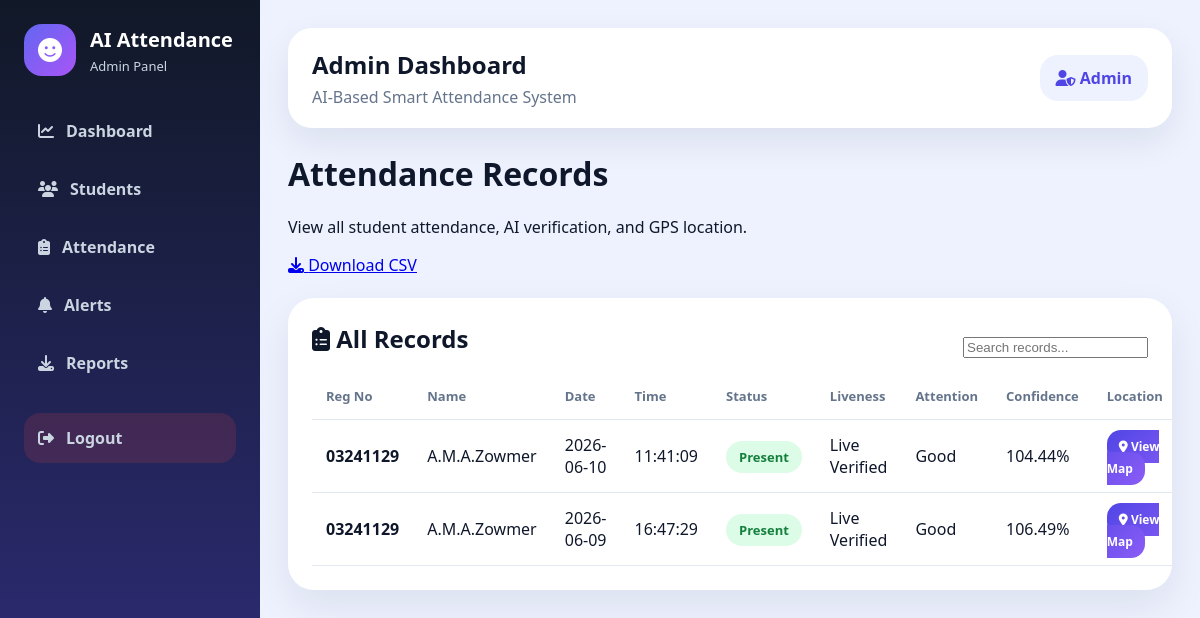
Page /admin/records (signed in) on the committed database.
### tables this page shows
CREATE TABLE attendance (
            id INTEGER PRIMARY KEY AUTOINCREMENT,
            reg_no TEXT NOT NULL,
            name TEXT NOT NULL,
            date TEXT NOT NULL,
            time TEXT NOT NULL,
            status TEXT NOT NULL,
            liveness TEXT,
            attention TEXT,
            confidence REAL,
            image_path TEXT
        , latitude TEXT, longitude TEXT);

### app.py (the view)
@app.route("/admin/records")
@login_required("admin")
def admin_records():
    conn = get_db()
    records = conn.execute(
        "SELECT * FROM attendance ORDER BY id DESC"
    ).fetchall()
    conn.close()
    return render_template("admin/records.html", records=records)

### app.py (called while the page is built)
def get_db():
    conn = sqlite3.connect(DB_PATH)
    conn.row_factory = sqlite3.Row
    return conn

def login_required(role=None):
    def decorator(fn):
        @wraps(fn)
        def wrapper(*args, **kwargs):
            if "user_id" not in session:
                return redirect(url_for("login"))
            if role and session.get("role") != role:
                return redirect(url_for("login"))
            return fn(*args, **kwargs)
        return wrapper
    return decorator

### templates/admin/records.html (shortened to what this page needs)
{% extends 'admin/base.html' %}
{% block content %}
<div class="page-head">
    <div>
        <h1>Attendance Records</h1>
        <p>View all student attendance, AI verification, and GPS location.</p>
    </div>
    <a class="page-badge" href="/download_csv">
        <i class="fa-solid fa-download"></i>
        Download CSV
    </a>
</div>
<section class="panel">
    <div class="panel-header">
        <h2><i class="fa-solid fa-clipboard-list"></i> All Records</h2>
        <input
            class="table-search"
            type="text"
            placeholder="Search records..."
            onkeyup="searchTable(this)">
    </div>
    <table id="recordsTable">
        <thead>
            <tr>
                <th>Reg No</th>
                <th>Name</th>
                <th>Date</th>
                <th>Time</th>
                <th>Status</th>
                <th>Liveness</th>
                <th>Attention</th>
                <th>Confidence</th>
                <th>Location</th>
            </tr>
        </thead>
        <tbody>
            {% for r in records %}
            <tr>
                <td><b>{{ r.reg_no }}</b></td>
                <td>{{ r.name }}</td>
                <td>{{ r.date }}</td>
                <td>{{ r.time }}</td>
                <td><span class="badge-success">{{ r.status }}</span></td>
                <td>{{ r.liveness }}</td>
                <td>{{ r.attention }}</td>
                <td>{{ r.confidence }}%</td>
                <td>
                    {% if r.latitude and r.longitude %}
                    <a class="btn small" href="https://www.google.com/maps?q={{ r.latitude }},{{ r.longitude }}" target="_blank">
                        <i class="fa-solid fa-location-dot"></i> View Map
                    </a>
                    {% else %}
                    <span class="no-location">No Location</span>
                    {% endif %}
                </td>
            </tr>
            {% else %}
            <tr>
                <td colspan="9">No attendance records found.</td>
            </tr>
            {% endfor %}
        </tbody>
    </table>
</section>
{% endblock %}

### static/css/admin.css (style rules this page uses)
* { box-sizing: border-box; }
body { margin: 0; background: #eef2ff; font-family: "Segoe UI", Arial, sans-serif; color: #0f172a; }
.panel { background: white; border-radius: 26px; padding: 24px; margin-top: 22px; box-shadow: 0 16px 40px rgba(15,23,42,0.08); overflow: auto; }
.panel-header { display: flex; justify-content: space-between; align-items: center; }
.panel h2 { margin: 0 0 18px; }
table { width: 100%; border-collapse: collapse; }
th, td { padding: 14px; border-bottom: 1px solid #e2e8f0; text-align: left; }
th { color: #64748b; font-size: 13px; }
.badge, .badge-success { background: #dcfce7; color: #15803d; padding: 7px 13px; border-radius: 999px; font-weight: 800; font-size: 13px; }
.btn, button, .quick-btn { background: linear-gradient(135deg, #4f46e5, #8b5cf6); color: white; border: none; padding: 12px 18px; border-radius: 14px; text-decoration: none; font-weight: 800; cursor: pointer; }
.btn.small { padding: 8px 12px; font-size: 12px; }

### rows in the picture
attendance: reg_no "03241129", name "A.M.A.Zowmer", date "2026-06-10", time "11:41:09", status "Present", liveness "Live Verified", attention "Good", confidence "104.44"
attendance: reg_no "03241129", name "A.M.A.Zowmer", date "2026-06-09", time "16:47:29", status "Present", liveness "Live Verified", attention "Good", confidence "106.49"
